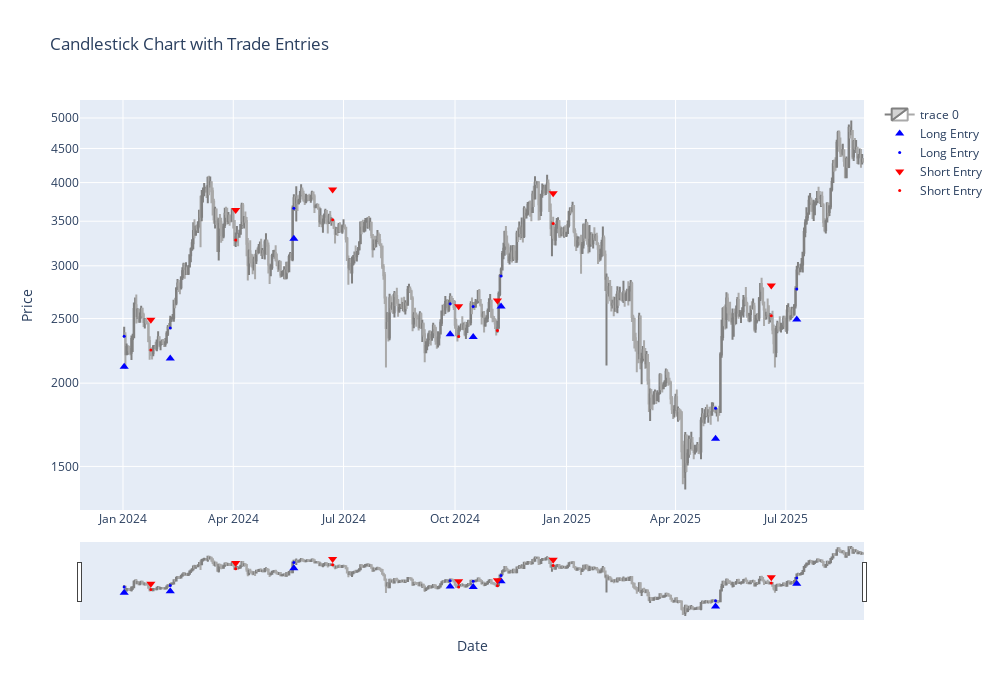

This figure's notebook cell:
### Markdown cell above
#### Out-of-Sample

### Code cell
# Produce Trades, Equity and Metrics Data for Out-of-Sample Performance
tradesETH2_OOS = op.backtest(dataETH, indicator_names, long_filters, short_filters, paramsETH2, mode, 'tradesDF', backtest_enddate)
equityETH2_OOS = op.backtest(dataETH, indicator_names, long_filters, short_filters, paramsETH2, mode, 'equityDF', backtest_enddate)
metricsETH2_OOS = op.backtest(dataETH, indicator_names, long_filters, short_filters, paramsETH2, mode, 'MetricsTable', backtest_enddate)

# Plot Candlestick Chart for Trade Visualisation
plot.candleChart(dataETH_OOS, tradesETH2_OOS, mode)

### Figure 1 — Plotly figure (JSON) as saved in the notebook; plotly's stock layout.template omitted (floating-point values rounded to 4 significant figures; data arrays with more than 128 entries replaced by an {"elided": "..."} marker saying what was removed)
{"data": [{"close": {"elided": "611 float values"}, "decreasing": {"fillcolor": "white", "line": {"color": "darkgrey"}}, "high": {"elided": "611 float values"}, "increasing": {"fillcolor": "lightgrey", "line": {"color": "grey"}}, "low": {"elided": "611 float values"}, "open": {"elided": "611 float values"}, "type": "candlestick", "x": {"elided": "611 str values"}}, {"marker": {"color": "blue", "size": 8, "symbol": "triangle-up"}, "mode": "markers", "name": "Long Entry", "type": "scatter", "x": ["2024-01-02T00:00:00+00:00", "2024-02-09T00:00:00+00:00", "2024-05-21T00:00:00+00:00", "2024-09-27T00:00:00+00:00", "2024-10-16T00:00:00+00:00", "2024-11-08T00:00:00+00:00", "2025-05-04T00:00:00+00:00", "2025-07-10T00:00:00+00:00"], "y": [2117.0, 2178.0, 3296.0, 2369.0, 2347.0, 2606.0, 1650.0, 2492.0]}, {"marker": {"color": "blue", "size": 3, "symbol": "circle"}, "mode": "markers", "name": "Long Entry", "type": "scatter", "x": ["2024-01-02T00:00:00+00:00", "2024-02-09T00:00:00+00:00", "2024-05-21T00:00:00+00:00", "2024-09-27T00:00:00+00:00", "2024-10-16T00:00:00+00:00", "2024-11-08T00:00:00+00:00", "2025-05-04T00:00:00+00:00", "2025-07-10T00:00:00+00:00"], "y": [2352.0, 2420.0, 3662.0, 2632.0, 2607.0, 2895.0, 1834.0, 2769.0]}, {"marker": {"color": "red", "size": 8, "symbol": "triangle-down"}, "mode": "markers", "name": "Short Entry", "type": "scatter", "x": ["2024-01-24T00:00:00+00:00", "2024-04-03T00:00:00+00:00", "2024-06-22T00:00:00+00:00", "2024-10-04T00:00:00+00:00", "2024-11-05T00:00:00+00:00", "2024-12-21T00:00:00+00:00", "2025-06-19T00:00:00+00:00"], "y": [2489.0, 3640.0, 3906.0, 2608.0, 2662.0, 3854.0, 2803.0]}, {"marker": {"color": "red", "size": 3, "symbol": "circle"}, "mode": "markers", "name": "Short Entry", "type": "scatter", "x": ["2024-01-24T00:00:00+00:00", "2024-04-03T00:00:00+00:00", "2024-06-22T00:00:00+00:00", "2024-10-04T00:00:00+00:00", "2024-11-05T00:00:00+00:00", "2024-12-21T00:00:00+00:00", "2025-06-19T00:00:00+00:00"], "y": [2243.0, 3279.0, 3518.0, 2350.0, 2398.0, 3472.0, 2525]}], "layout": {"height": 700, "title": {"text": "Candlestick Chart with Trade Entries"}, "width": 1000, "xaxis": {"title": {"text": "Date"}}, "yaxis": {"title": {"text": "Price"}, "type": "log"}}}
